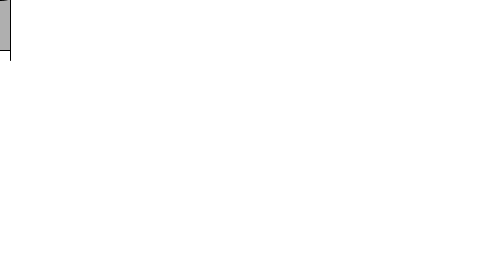
Frame 1 (no input)
Frame 60 (the mouse pressed at the canvas centre just before this capture): identical to frame 1, image omitted
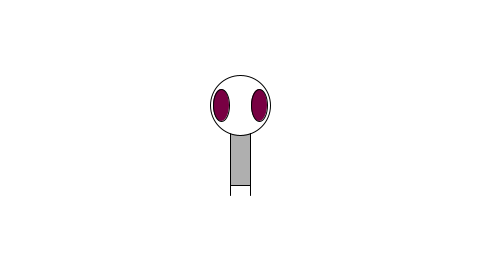
Frame 120 (the mouse held since frame 60 and released just before this capture)

The Processing sketch that drew these frames (run headless with seeded random() and noise(); from frame 60 on, the mouse is pressed at the canvas centre):

// Processing sketch: Interaction06
// ── Interaction06.pde
/*
This example is taken from Daniel Shifmann Learning Processing
*/

// Example 3-6: Interactive Zoog?
void setup() 
{
  // Set the size of the window
  size(480, 270);  
  // The frame rate is set to 30 frames per second.
  frameRate(30);
}

void draw() {
  // Draw a white background
  background(255);  

  // Set ellipses and rects to CENTER mode
  ellipseMode(CENTER);
  rectMode(CENTER); 

  // Draw Zoog's body
  stroke(0);
  fill(175);
  rect(mouseX, mouseY, 20, 100);

  // Draw Zoog's head
  stroke(0);
  fill(255);
  ellipse(mouseX, mouseY-30, 60, 60); 

  // Draw Zoog's eyes
  // The eye color is determined by the mouse location.
  fill(mouseX/2, 0, mouseY/2); 
  ellipse(mouseX-19, mouseY-30, 16, 32); 
  ellipse(mouseX+19, mouseY-30, 16, 32); 

  // Draw Zoog's legs
  stroke(0);
  // The legs are drawn according to the mouse location and the previous mouse location.
  line(mouseX-10, mouseY+50, pmouseX-10, pmouseY+60);
  line(mouseX+10, mouseY+50, pmouseX+10, pmouseY+60);
}

void mousePressed() 
{
  println("Take me to your leader!");
}
